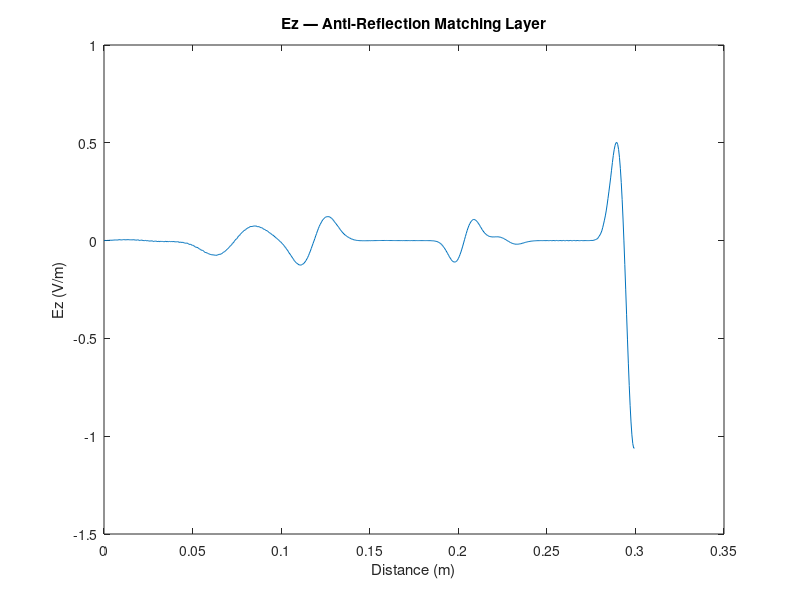
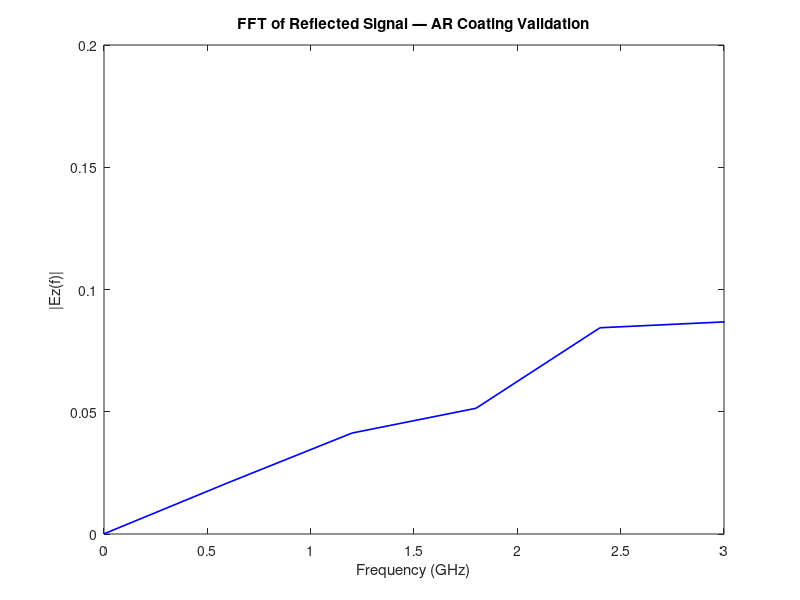

These figures' MATLAB source, in order: (Note: this script raises an error after producing the figures.)

% task4_antireflection.m — Quarter-Wavelength Anti-Reflection Coating

% Introduces a matching layer (εr = √(εr1·εr2)) of thickness λ/4
% between two dielectric regions to minimize reflections at 1 GHz.
% Validated via FFT-based frequency-domain analysis of reflected signal.


clear; clc; close all;

c0  = 3e8;
mu0 = 4*pi*1e-7;
eps0 = 1/(mu0*c0^2);

Nz = 600;  dz = 0.5e-3;
z  = (0:Nz-1)*dz;
dt = dz/(2*c0);
Nt = 2000;

%% Material Setup: Region 1 | AR Coating | Region 2
eps_r1 = 1;   eps_r2 = 4;
eps_r_match = sqrt(eps_r1 * eps_r2);   % Geometric mean

f0 = 1e9;
lambda_match = c0 / (f0 * sqrt(eps_r_match));
d_match = lambda_match / 4;            % Quarter-wavelength thickness
match_points = round(d_match / dz);

match_start = 200;
match_end   = match_start + match_points - 1;
right_start = match_end + 1;

fprintf('AR coating εr     : %.2f\n', eps_r_match);
fprintf('AR coating thickness: %.4f m\n', d_match);
fprintf('AR coating points  : %d\n', match_points);

eps_r = eps_r1 * ones(1, Nz);
eps_r(match_start:match_end) = eps_r_match;
eps_r(right_start:end) = eps_r2;
eps   = eps_r * eps0;
sigma = zeros(1, Nz);

%% Source: Raised-Cosine Gaussian Pulse (broadband excitation)
Ez = zeros(1,Nz);  Hy = zeros(1,Nz);
Ez_history = zeros(Nt, Nz);

t0 = 100;  spread = 50;  f_c = 1e9;
source_pos = 20;

for n = 1:Nt
    for k = 1:Nz-1
        Hy(k) = Hy(k) - (dt/(mu0*dz))*(Ez(k+1)-Ez(k));
    end
    for k = 2:Nz-1
        coeff = dt*sigma(k)/(2*eps(k));
        Ez(k) = (1-coeff)/(1+coeff)*Ez(k) ...
              - (dt/(eps(k)*dz))/(1+coeff)*(Hy(k)-Hy(k-1));
    end

    % Raised-cosine Gaussian pulse
    Ez(source_pos) = Ez(source_pos) + ...
        exp(-((n-t0)/spread)^2) * cos(2*pi*f_c*dt*(n-t0));

    Ez(Nz) = Ez(Nz-1);  % ABC

    Ez_history(n,:) = Ez;
end

%% E-field at final time step
figure;
plot(z, Ez);
xlabel('Distance (m)'); ylabel('Ez (V/m)');
title('Ez — Anti-Reflection Matching Layer');

%% FFT of reflected signal at source position
Ez_trace = Ez_history(:, source_pos);

Fs = 1/dt;
L  = length(Ez_trace);
f_axis = Fs*(0:(L/2))/L;

Y  = fft(Ez_trace);
P  = abs(Y/L);
P1 = P(1:L/2+1);
P1(2:end-1) = 2*P1(2:end-1);

figure;
plot(f_axis/1e9, P1, 'b', 'LineWidth', 1.2);
xlim([0 3]);
xlabel('Frequency (GHz)'); ylabel('|Ez(f)|');
title('FFT of Reflected Signal — AR Coating Validation');
xline(1.0, '--r', '1 GHz design freq.', 'LabelVerticalAlignment','top');
